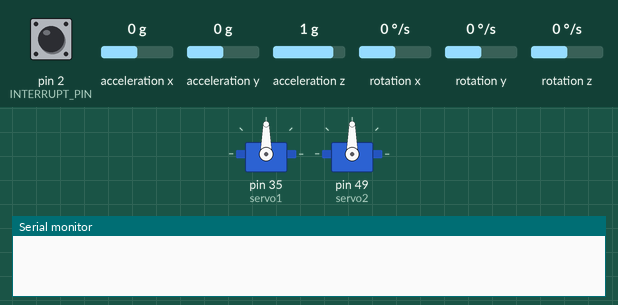
Recording of a sketch running on a simulated Arduino Mega 2560, built with avr-gcc and run on an emulated ATmega2560. Parts: 2 × servo, the last lines printed to the serial monitor. The inputs (shaded band) are chosen by the test bench; at power-on: acceleration x 0 g, acceleration y 0 g, acceleration z 1 g, pin 2 (INTERRUPT_PIN) LOW, rotation x 0 °/s, rotation y 0 °/s, rotation z 0 °/s. The sensor or clock chip raises its interrupt line as the real part does.

Above: at 1.7 s.
1.8 s: acceleration x set to -1.4 g
At 4.3 s:
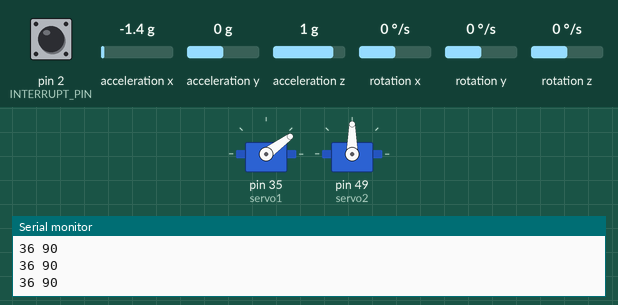
4.8 s: acceleration y set to -1.4 g
At 5.7 s:
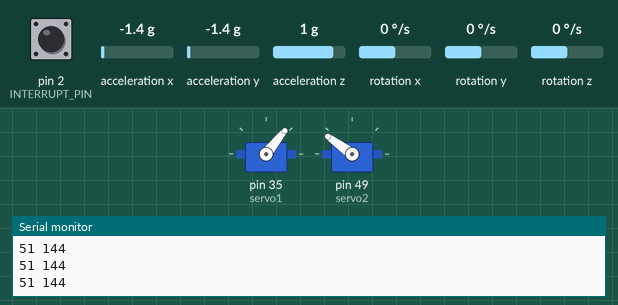
6.3 s: acceleration z set to -1.4 g
At 6.9 s:
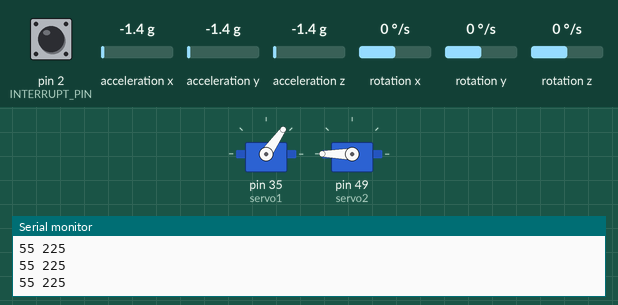
7.8 s: acceleration x set to -0.8 g
At 9.0 s:
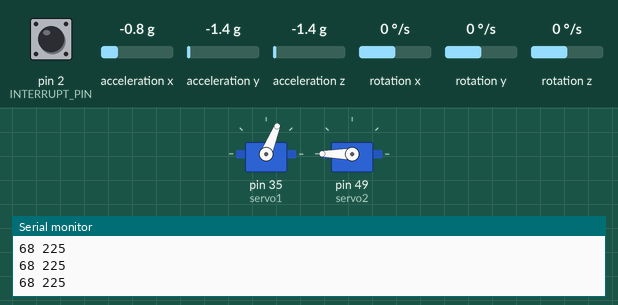
9.3 s: acceleration y set to -0.1 g
At 10.3 s:
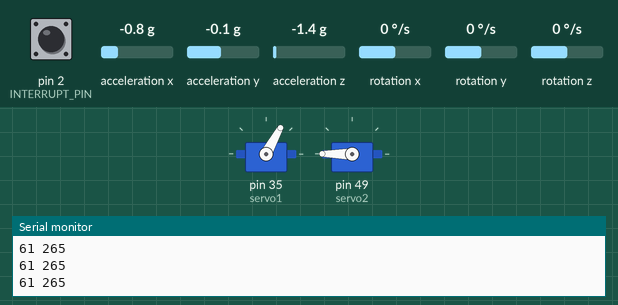
10.8 s: acceleration y set to 0.2 g
At 11.5 s:
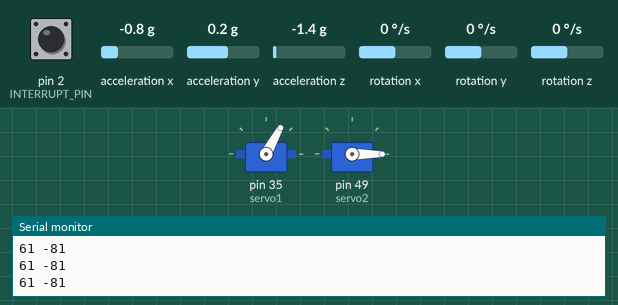
Timing chart, 0 to 13.3 s (numbered marks = the images above; inputs shaded):
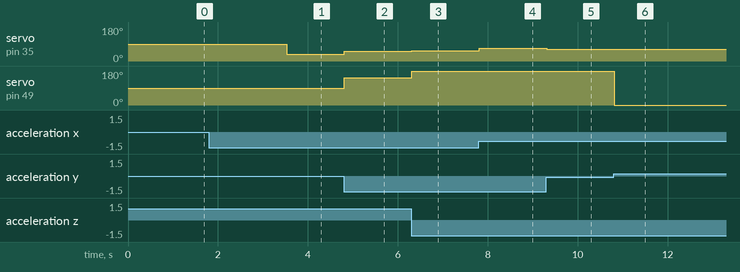

Measured:
- the behaviour switches between 0 and 0.1 g on acceleration y (found by bisection; images 5 and 6)
- after the input at 1.8 s, servo on pin 35 (servo1): 90° → 36° after 1.7 s
- after the input at 4.8 s, servo on pin 35 (servo1): 36° → 51° at once; servo on pin 49 (servo2): 90° → 144° at once
- after the input at 6.3 s, servo on pin 35 (servo1): 51° → 55° at once; servo on pin 49 (servo2): 144° → 180° at once
- after the input at 7.8 s, servo on pin 35 (servo1): 55° → 68° at once
- after the input at 9.3 s, servo on pin 35 (servo1): 68° → 61° at once
- after the input at 10.8 s, servo on pin 49 (servo2): 180° → 0° at once

The sketch:

DIY_Arduino_Gimbal_Code_-_Based_on__MPU6050_DMP6_Example.ino
```cpp
#include "I2Cdev.h"
#include "MPU6050_6Axis_MotionApps20.h"

#if I2CDEV_IMPLEMENTATION == I2CDEV_ARDUINO_WIRE
#include "Wire.h"
#endif

#include <Servo.h>

MPU6050 mpu;

//Servo servo0;
Servo servo1;
Servo servo2;

float correct;
int j = 0;

#define OUTPUT_READABLE_YAWPITCHROLL

#define INTERRUPT_PIN 2  // use pin 2 on Arduino Uno & most boards

bool blinkState = false;

// MPU control/status vars
bool dmpReady = false;  // set true if DMP init was successful
uint8_t mpuIntStatus;   // holds actual interrupt status byte from MPU
uint8_t devStatus;      // return status after each device operation (0 = success, !0 = error)
uint16_t packetSize;    // expected DMP packet size (default is 42 bytes)
uint16_t fifoCount;     // count of all bytes currently in FIFO
uint8_t fifoBuffer[64]; // FIFO storage buffer

// orientation/motion vars
Quaternion q;           // [w, x, y, z]         quaternion container
VectorInt16 aa;         // [x, y, z]            accel sensor measurements
VectorInt16 aaReal;     // [x, y, z]            gravity-free accel sensor measurements
VectorInt16 aaWorld;    // [x, y, z]            world-frame accel sensor measurements
VectorFloat gravity;    // [x, y, z]            gravity vector
float euler[3];         // [psi, theta, phi]    Euler angle container
float ypr[3];           // [yaw, pitch, roll]   yaw/pitch/roll container and gravity vector

// packet structure for InvenSense teapot demo
uint8_t teapotPacket[14] = { '$', 0x02, 0, 0, 0, 0, 0, 0, 0, 0, 0x00, 0x00, '\r', '\n' };

volatile bool mpuInterrupt = false;     // indicates whether MPU interrupt pin has gone high
void dmpDataReady() {
  mpuInterrupt = true;
}


void setup() {

  #if I2CDEV_IMPLEMENTATION == I2CDEV_ARDUINO_WIRE
    Wire.begin();
    Wire.setClock(400000); // 400kHz I2C clock. Comment this line if having compilation difficulties
  #elif I2CDEV_IMPLEMENTATION == I2CDEV_BUILTIN_FASTWIRE
    Fastwire::setup(400, true);
  #endif

    Serial.begin(38400);
    while (!Serial);

    mpu.initialize();
    pinMode(INTERRUPT_PIN, INPUT);
    devStatus = mpu.dmpInitialize();

    // supply your own gyro offsets here, scaled for min sensitivity
    mpu.setXGyroOffset(264);
    mpu.setYGyroOffset(225);
    mpu.setZGyroOffset(0);
    mpu.setZAccelOffset(1551); // 1688 factory default for my test chip

    // make sure it worked (returns 0 if so)
    if (devStatus == 0) {
      mpu.setDMPEnabled(true);
      attachInterrupt(digitalPinToInterrupt(INTERRUPT_PIN), dmpDataReady, RISING);
      mpuIntStatus = mpu.getIntStatus();
      dmpReady = true;
      packetSize = mpu.dmpGetFIFOPacketSize();
    } else {
    }

    // Define the pins to which the 3 servo motors are connected
    //servo0.attach(10);
    servo1.attach(35);
    servo2.attach(49);
}

void loop() {
  if (!dmpReady) return;

  while (!mpuInterrupt && fifoCount < packetSize) {
    if (mpuInterrupt && fifoCount < packetSize) {
      fifoCount = mpu.getFIFOCount();
    }
  }

  // reset interrupt flag and get INT_STATUS byte
  mpuInterrupt = false;
  mpuIntStatus = mpu.getIntStatus();

  // get current FIFO count
  fifoCount = mpu.getFIFOCount();

  // check for overflow (this should never happen unless our code is too inefficient)
  if ((mpuIntStatus & _BV(MPU6050_INTERRUPT_FIFO_OFLOW_BIT)) || fifoCount >= 1024) {
    // reset so we can continue cleanly
    mpu.resetFIFO();
    fifoCount = mpu.getFIFOCount();
    Serial.println(F("FIFO overflow!"));

    // otherwise, check for DMP data ready interrupt (this should happen frequently)
  } else if (mpuIntStatus & _BV(MPU6050_INTERRUPT_DMP_INT_BIT)) {
    // wait for correct available data length, should be a VERY short wait
    while (fifoCount < packetSize) fifoCount = mpu.getFIFOCount();

    // read a packet from FIFO
    mpu.getFIFOBytes(fifoBuffer, packetSize);

    // track FIFO count here in case there is > 1 packet available
    // (this lets us immediately read more without waiting for an interrupt)
    fifoCount -= packetSize;


#ifdef OUTPUT_READABLE_YAWPITCHROLL

    mpu.dmpGetQuaternion(&q, fifoBuffer);
    mpu.dmpGetGravity(&gravity, &q);
    mpu.dmpGetYawPitchRoll(ypr, &q, &gravity);

    ypr[0] = ypr[0] * 180 / M_PI;
    ypr[1] = ypr[1] * 180 / M_PI;
    ypr[2] = ypr[2] * 180 / M_PI;


    if (j <= 300) {
      correct = ypr[0];
      j++;
    }

    else {

      ypr[0] = ypr[0] - correct;

      //int servo0Value = map(ypr[0], -90, 90, 0, 180);
      int servo1Value = map(ypr[1], -90, 90, 0, 180);
      int servo2Value = map(ypr[2], -90, 90, 180, 0);

      //servo0.write(servo0Value);

      Serial.print(servo1Value);
      Serial.print(" ");
      Serial.println(servo2Value);
      servo1.write(servo1Value);
      servo2.write(servo2Value);

    }
#endif
  }
}
```
